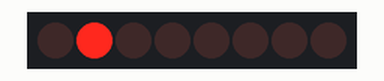
Simulated run of this sketch. Board: Arduino Uno, built with avr-gcc and run on an emulated ATmega328P. Parts: 8 shift-register outputs drawn as a row of LEDs (first output left, lit = HIGH). Wiring (inferred from the names in the program): shift register (74HC595): data A2; shift clock A3; latch A4. Wiring (inferred from the signals the program sends): row of LEDs: on Q0, Q1, Q2, Q3, Q4, Q5, Q6, Q7.

Above: at 0.5 s.
At 3.5 s:
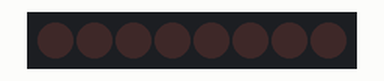
Timing chart, 0 to 4.6 s (numbered marks = the images above):
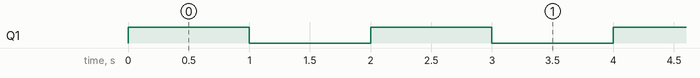

The sketch:

ledRow.ino
```cpp
int dataPin = A2;
int clockPin = A3;
int latchPin = A4;

void updateLEDs(byte state) {
  digitalWrite(latchPin, LOW);
  shiftOut(dataPin, clockPin, MSBFIRST, state);
  digitalWrite(latchPin, HIGH);
}

void setup() {
  pinMode(dataPin, OUTPUT);
  pinMode(clockPin, OUTPUT);
  pinMode(latchPin, OUTPUT);
}

void loop() {
  updateLEDs(B00000010);
  delay(1000);

  // Turn OFF all (including Q1)
  updateLEDs(B00000000);
  delay(1000);
}
```

Measured:
- by itself, Q1: alternates HIGH for 1.0 s and LOW for 1.0 s
